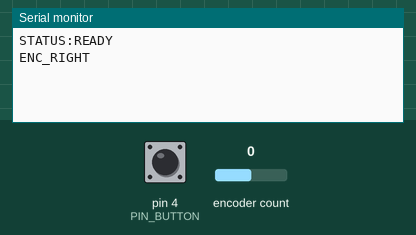
This sketch was run on a simulated Arduino Uno, built with avr-gcc and run on an emulated ATmega328P. Shown: the last lines printed to the serial monitor. The test bench sets the inputs (shaded band); at power-on: encoder count 0, pin 4 (PIN_BUTTON) HIGH.

Above: at 1.2 s.
1.3 s: encoder count set to -1
At 1.8 s:
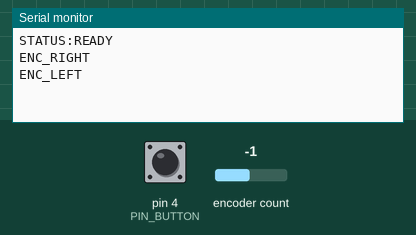
2.8 s: pin 4 (PIN_BUTTON) pulled LOW for 0.15 s
At 4.3 s:
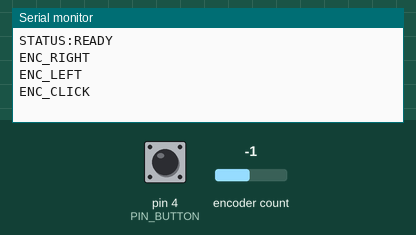

The sketch:

firmware.ino
```cpp
#include <Encoder.h>

// Definiamo i pin per l'encoder (usiamo i pin 2 e 3 che supportano gli interrupt su Arduino Uno)
const int PIN_ENCODER_CLK = 2;
const int PIN_ENCODER_DT = 3;
const int PIN_BUTTON = 4;

// Inizializza la libreria Encoder
Encoder myEnc(PIN_ENCODER_CLK, PIN_ENCODER_DT);

long oldPosition = -999;
int lastButtonState = HIGH;
unsigned long lastDebounceTime = 0;
unsigned long debounceDelay = 50; // Antirimbalzo per il pulsante
unsigned long buttonPressedAt = 0;
const unsigned long modifierHoldTime = 5000;
bool modifierSent = false;
bool modifierActive = false;
int actualButtonState = HIGH;

void setup() {
  Serial.begin(9600);
  pinMode(PIN_BUTTON, INPUT_PULLUP);

  // Messaggio di avvio pulito
  Serial.println("STATUS:READY");
}

void loop() {
  // --- 1. GESTIONE ROTAZIONE ---
  long newPosition = myEnc.read();

  // L'encoder a impulsi standard fa 4 scatti per singolo "click" fisico udibile.
  // Dividiamo per 4 per avere un movimento a scatti pulito e coerente.
  long scaledPosition = newPosition / 4;
  long oldScaledPosition = oldPosition / 4;

  if (scaledPosition != oldScaledPosition) {
    if (scaledPosition > oldScaledPosition) {
      Serial.println("ENC_RIGHT");
    } else {
      Serial.println("ENC_LEFT");
    }
    oldPosition = newPosition;
  }

  // --- 2. GESTIONE PULSANTE (CLICK E MODIFICATORE) ---
  int reading = digitalRead(PIN_BUTTON);

  // Se lo stato del pulsante è cambiato (considerando il debounce)
  if (reading != lastButtonState) {
    lastDebounceTime = millis();
  }

  if ((millis() - lastDebounceTime) > debounceDelay) {
    if (reading != actualButtonState) {
      actualButtonState = reading;
      if (actualButtonState == LOW) {
        buttonPressedAt = millis();
        modifierSent = false;
      } else if (!modifierSent) {
        Serial.println("ENC_CLICK");
      }
    }
  }

  if (actualButtonState == LOW && !modifierSent &&
      millis() - buttonPressedAt >= modifierHoldTime) {
    modifierActive = !modifierActive;
    Serial.println(modifierActive ? "ENC_MODIFIER_ON" : "ENC_MODIFIER_OFF");
    modifierSent = true;
  }

  lastButtonState = reading;
}
```

Measured:
- after the input at 1.3 s, the serial monitor: prints a new line at once (image 1)
- after the input at 2.8 s, the serial monitor: prints a new line after 0.20 s (image 2)
